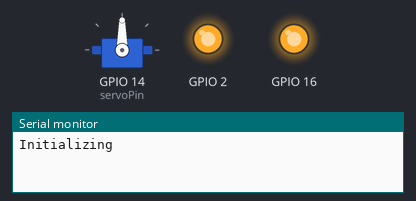
Simulated run of this sketch. Board: ESP8266 (NodeMCU). Shown: servo, output pins drawn as LEDs (lit = HIGH), the last lines printed to the serial monitor. WiFi joins after 1.5 s; servers stay silent unless stated.

Above: at 0.1 s.
At 1.6 s:
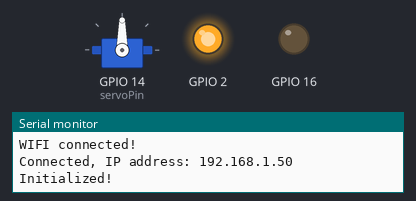
Timing chart, 0 to 3.1 s (numbered marks = the images above):
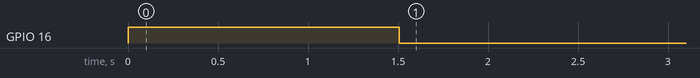

The sketch:

esp8266-udp-client.ino
```cpp
#include <ESP8266WiFi.h>
#include <WiFiUdp.h>
#include <Servo.h>

#define servoPin 14

typedef struct _udp_packet {
  int x1;
  int y1;
  int x2;
  int y2;
  int r1;
  int r2;
} UDP_PACKET;

const char* ssid = "esp32-udp";
const char* password = "password";

Servo myservo;
WiFiUDP Udp;
UDP_PACKET packet;

char replyPacket[10] = "1";
IPAddress serverIp(192, 168, 4, 1);
IPAddress clientIp(192, 168, 4, 2);
IPAddress serverGateway(192, 168, 4, 1);
IPAddress serverSubnet(255, 255, 255, 0);
unsigned int udpPort = 4210;

void setup()
{
  pinMode(2, OUTPUT);
  pinMode(16, OUTPUT);
  digitalWrite(2, HIGH);
  digitalWrite(16, HIGH);

  myservo.attach(servoPin);

  Serial.begin(115200);
  Serial.println();
  Serial.println("Initializing");

  WiFi.setOutputPower(20.5);
  WiFi.setPhyMode(WIFI_PHY_MODE_11B);
  WiFi.setAutoReconnect(true);
  WiFi.config(clientIp, serverGateway, serverSubnet);

  WiFi.begin(ssid, password);
  while (!WiFi.isConnected())
  {
     delay (10);
  }
  digitalWrite(16, LOW);

   Udp.begin(udpPort);
   Serial.println("WIFI connected!");
   Serial.print("Connected, IP address: ");
   Serial.println(WiFi.localIP());

  Serial.println("Initialized!");
}

unsigned long ledEnabledLastTime = 0;
unsigned long rssiDisaplyLastTime = 0;
void loop()
{
  if(!WiFi.isConnected()) {
    digitalWrite(16, HIGH);
    return;
  }
  digitalWrite(16, LOW);

  digitalWrite(2, HIGH);
  int packetSize = Udp.parsePacket();
  if (packetSize)
  {
    Udp.read((byte *)&packet, sizeof(UDP_PACKET));
    Serial.printf("x1:%d y1:%d x2:%d y2:%d r1:%d r2:%d\n", packet.x1, packet.y1, packet.x2, packet.y2, packet.r1, packet.r2);
    myservo.write(map(packet.y1, 0, 4095, 0, 180));
    Udp.flush();
    ledEnabledLastTime = millis();
  }

  if(millis() - ledEnabledLastTime < 200) {
    digitalWrite(2, LOW);
  } else {
    digitalWrite(2, HIGH);
  }

  if(millis() - rssiDisaplyLastTime > 1000) {
    //Serial.println(WiFi.RSSI());
    rssiDisaplyLastTime = millis();
  }
}
```
